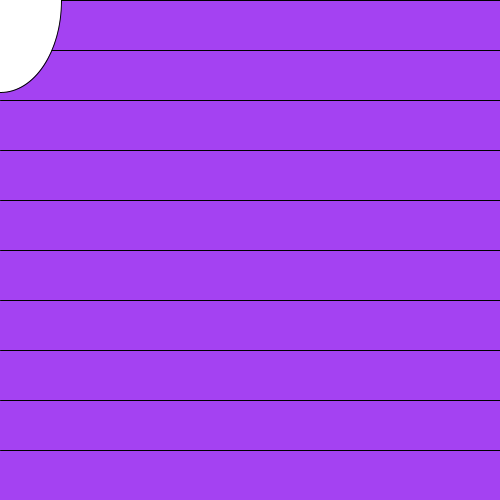
Frame 1 (no input)
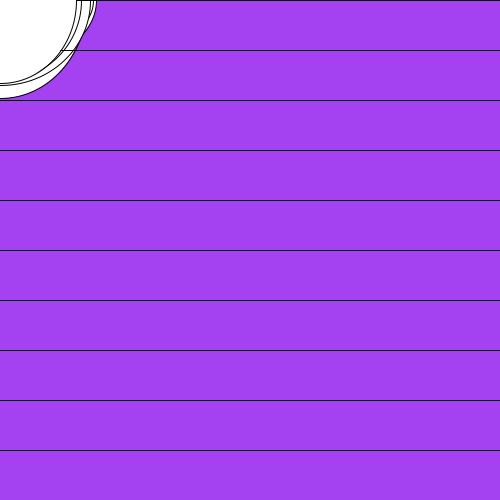
Frame 60 (the mouse pressed at the canvas centre just before this capture)
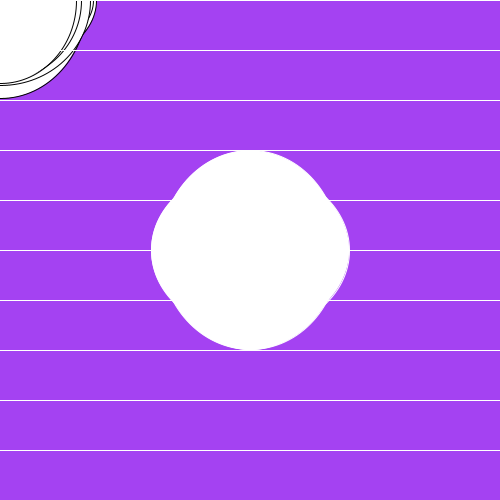
Frame 120 (the mouse held since frame 60 and released just before this capture)

The Processing sketch that drew these frames (run headless with seeded random() and noise(); from frame 60 on, the mouse is pressed at the canvas centre):

// Processing sketch: processing_172583
// ── processing_172583.pde

int x;

void setup()
{
  background(random(255),random(255),random(255));
  size(500,500);
  x = 0;
}

void draw()
{
  for (int i = 0; i < 500; i = i+50) 
  {
    line(0, i, 500, i);
  }

  if (x > 500)
  {
    x = 0;
  }
  else
  {
    ellipse(mouseX,mouseY,computeRandom(5),computeRandom(5));
    x+=1;
  }
  //draws to screen
}

void keyPressed()
{
  background(200,23,23);
  ellipse(mouseX,mouseY,25,25); 
}

void mousePressed()
{
  background(20, 200, 23);
  for (int i = 0; i < 200; i++) 
  {
    float r = random(100);
    stroke(r*8);
    line(0, i, 500+r, i);
  }
  float y = 0;
  float alex = 2;
  while (y<300)
  {
    rect(y,y,30,30);
    rect(0-y,0,20,20);
    y+=alex;
  }
}

int computeRandom(int n)
{
  if(n > 10)
  {
    return n;
  }
  else
  {
    return int(random(100)) + 100;
  }
}
